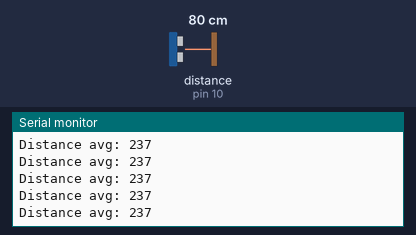
Bench run of a sketch on a simulated Arduino Uno, built with avr-gcc and run on an emulated ATmega328P. On the bench: the last lines printed to the serial monitor. Wiring (inferred from the names in the program): ultrasonic range finder: trigger pin 9; echo pin 10. The inputs (shaded band) are chosen by the test bench; at power-on: distance to the obstacle (sensor on pin 10) 80 cm. The echo pulse lasts 58.3 µs per cm.

Above: at 1.2 s.
1.3 s: distance to the obstacle (sensor on pin 10) set to 2 cm
At 2.1 s:
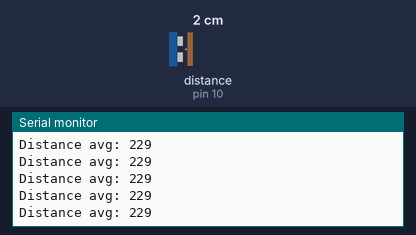
4.3 s: distance to the obstacle (sensor on pin 10) set to 9 cm
At 5.0 s:
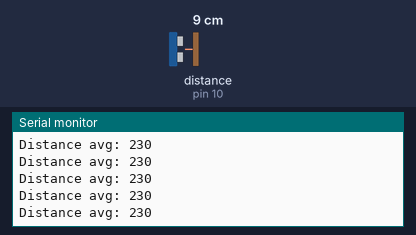
Timing chart, 0 to 7.3 s (numbered marks = the images above; inputs shaded):
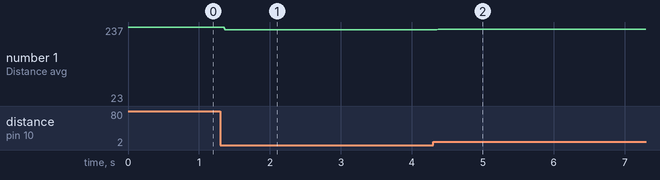

The sketch:

main.ino
```cpp
const int trigPin = 9;
const int echoPin = 10;

long duration;
int distance;
int valArr[10];
int pos;

void setup() {
  pinMode(trigPin, OUTPUT);
  pinMode(echoPin, INPUT);
  Serial.begin(9600);
  pos = 0;
}

void loop() {
  digitalWrite(trigPin, LOW);
  delayMicroseconds(2);

  digitalWrite(trigPin, HIGH);
  delayMicroseconds(10);
  digitalWrite(trigPin, LOW);

  duration = pulseIn(echoPin, HIGH);

  distance = duration*0.034/2;

  printAverage(distance);
}

void printAverage(int newVal) {
  valArr[pos] = newVal;

  if (pos = 9) {
    int average;
    for (int i = 0; i < 10; i++) {
      average += valArr[i];
    }

    average = average / 10;

    Serial.print("Distance avg: ");
    Serial.println(average);
    pos = 0;
  } else {
    pos++;
  }
}
```

Measured:
- after the input at 1.3 s, the serial monitor: prints a new line after 0.07 s (image 1)
- after the input at 4.3 s, the serial monitor: prints a new line after 0.07 s (image 2)
- plotted number 1: 237 → 229 after the input at 1.3 s, 229 → 23 after the input at 4.3 s
